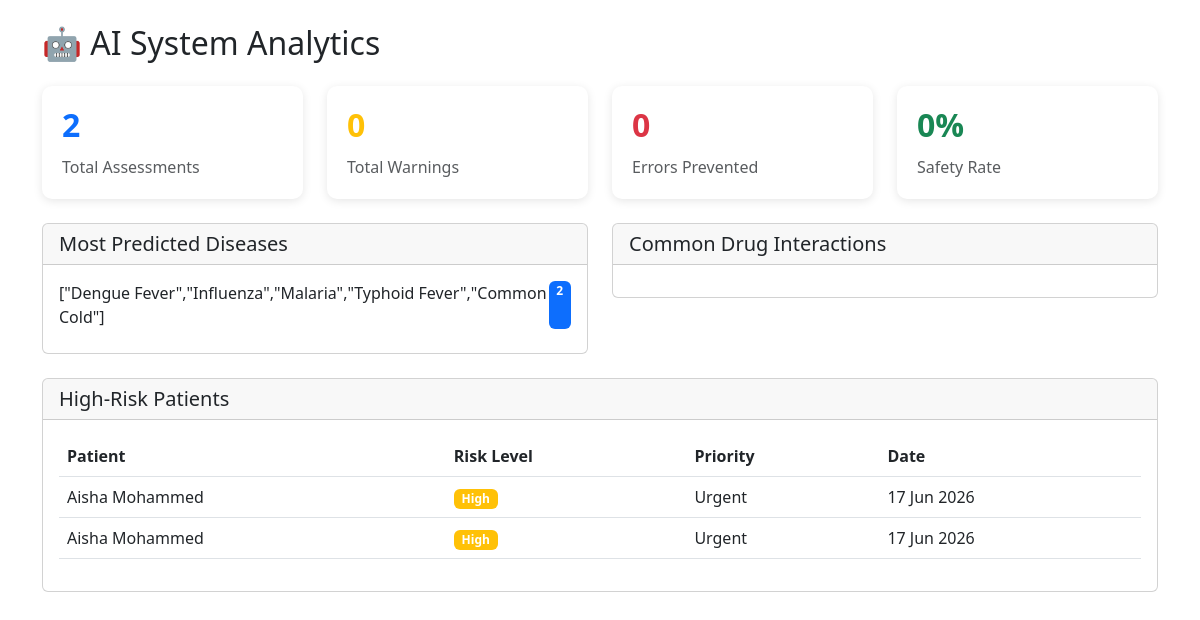
Screenshot of /admin/ai_analytics.php (signed in) with the database file from the repository.
### tables this page shows
CREATE TABLE `patient_assessments` (
  `id` int(11) NOT NULL,
  `patient_id` int(11) NOT NULL,
  `assessment_date` timestamp NOT NULL DEFAULT current_timestamp(),
  `symptoms_text` text DEFAULT NULL,
  `age` int(11) DEFAULT NULL,
  `gender` enum('Male','Female') DEFAULT NULL,
  `weight_kg` decimal(5,2) DEFAULT NULL,
  `medical_conditions` text DEFAULT NULL,
  `allergies` text DEFAULT NULL,
  `current_medications` text DEFAULT NULL,
  `predicted_diseases` text DEFAULT NULL,
  `confidence_scores` text DEFAULT NULL,
  `risk_level` enum('Low','Medium','High','Critical') DEFAULT NULL,
  `recommended_department` varchar(100) DEFAULT NULL,
  `priority_status` enum('Normal','Urgent','Critical') DEFAULT 'Normal',
  `doctor_reviewed` tinyint(1) DEFAULT 0,
  `doctor_notes` text DEFAULT NULL
);

CREATE TABLE `patients` (
  `id` int(11) NOT NULL,
  `name` varchar(100) NOT NULL,
  `age` int(11) DEFAULT NULL,
  `gender` enum('Male','Female') NOT NULL,
  `phone` varchar(15) DEFAULT NULL,
  `address` text DEFAULT NULL,
  `allergies` text DEFAULT NULL,
  `medical_conditions` text DEFAULT NULL,
  `patient_status` enum('Stable','Critical','Recovering','Discharged','Pending') DEFAULT 'Pending',
  `reg_date` timestamp NOT NULL DEFAULT current_timestamp()
);

### admin/ai_analytics.php (the view, shortened to what this page needs)
<?php
include '../config/db.php';
$total_assessments = $conn->query("SELECT COUNT(*) as total FROM patient_assessments")->fetch_assoc()['total'] ?? 0;
$total_warnings = $conn->query("SELECT COUNT(*) as total FROM prescription_warnings")->fetch_assoc()['total'] ?? 0;
$prevented_errors = $conn->query("SELECT COUNT(*) as total FROM prescription_warnings WHERE severity IN ('Critical', 'Severe')")->fetch_assoc()['total'] ?? 0;
$top_diseases = $conn->query("SELECT predicted_diseases, COUNT(*) as count FROM patient_assessments GROUP BY predicted_diseases ORDER BY count DESC LIMIT 5");
$high_risk = $conn->query("SELECT pa.*, p.name as patient_name FROM patient_assessments pa JOIN patients p ON pa.patient_id = p.id WHERE pa.risk_level IN ('High', 'Critical') ORDER BY pa.assessment_date DESC LIMIT 10");
?>
<!DOCTYPE html>
<html lang="en">
<head>
    <link href="https://cdn.jsdelivr.net/npm/bootstrap@5.3.0/dist/css/bootstrap.min.css" rel="stylesheet">
</head>
<body>
    <div class="container py-4">
        <h2 class="mb-4">🤖 AI System Analytics</h2>
        <div class="row mb-4">
            <div class="col-md-3">
                <div class="stat-card primary">
                    <h3><?= $total_assessments ?></h3>
                    <p class="text-muted mb-0">Total Assessments</p>
                </div>
            </div>
            <div class="col-md-3">
                <div class="stat-card warning">
                    <h3><?= $total_warnings ?></h3>
                    <p class="text-muted mb-0">Total Warnings</p>
                </div>
            </div>
            <div class="col-md-3">
                <div class="stat-card danger">
                    <h3><?= $prevented_errors ?></h3>
                    <p class="text-muted mb-0">Errors Prevented</p>
                </div>
            </div>
            <div class="col-md-3">
                <div class="stat-card success">
                    <h3><?= $total_assessments > 0 ? round(($prevented_errors / max($total_warnings, 1)) * 100, 1) : 0 ?>%</h3>
                    <p class="text-muted mb-0">Safety Rate</p>
                </div>
            </div>
        </div>
        <div class="row">
            <div class="col-md-6">
                <div class="card mb-4">
                    <div class="card-header">
                        <h5 class="mb-0">Most Predicted Diseases</h5>
                    </div>
                    <div class="card-body">
                        <?php while($disease = $top_diseases->fetch_assoc()): ?>
                        <div class="d-flex justify-content-between mb-2">
                            <span><?= htmlspecialchars($disease['predicted_diseases']) ?></span>
                            <span class="badge bg-primary"><?= $disease['count'] ?></span>
                        </div>
                        <?php endwhile; ?>
                    </div>
                </div>
            </div>
            <div class="col-md-6">
                <div class="card mb-4">
                    <div class="card-header">
                        <h5 class="mb-0">Common Drug Interactions</h5>
                    </div>
                    <div class="card-body">
                    </div>
                </div>
            </div>
        </div>
        <div class="card">
            <div class="card-header">
                <h5 class="mb-0">High-Risk Patients</h5>
            </div>
            <div class="card-body">
                <table class="table">
                    <thead>
                        <tr>
                            <th>Patient</th>
                            <th>Risk Level</th>
                            <th>Priority</th>
                            <th>Date</th>
                        </tr>
                    </thead>
                    <tbody>
                        <?php while($patient = $high_risk->fetch_assoc()): ?>
                        <tr>
                            <td><?= htmlspecialchars($patient['patient_name']) ?></td>
                            <td><span class="badge bg-<?= $patient['risk_level'] == 'Critical' ? 'danger' : 'warning' ?>"><?= $patient['risk_level'] ?></span></td>
                            <td><?= $patient['priority_status'] ?></td>
                            <td><?= date('d M Y', strtotime($patient['assessment_date'])) ?></td>
                        </tr>
                        <?php endwhile; ?>
                    </tbody>
                </table>
            </div>
        </div>
    </div>
</body>
</html>

### admin/ai_analytics.php (style rules this page uses)
.stat-card { background: white; border-radius: 10px; padding: 20px; box-shadow: 0 2px 10px rgba(0,0,0,0.1); }
.stat-card h3 { font-size: 32px; font-weight: bold; margin-bottom: 10px; }
.stat-card.primary h3 { color: #0d6efd; }
.stat-card.success h3 { color: #198754; }
.stat-card.warning h3 { color: #ffc107; }
.stat-card.danger h3 { color: #dc3545; }

### rows the page displays
patient_assessments: patient.name "Aisha Mohammed", risk_level "High", priority_status "Urgent", assessment_date "17 Jun 2026"
patient_assessments: patient.name "Aisha Mohammed", risk_level "High", priority_status "Urgent", assessment_date "17 Jun 2026"

### other values shown
$total_assessments "2"
$total_warnings "0"
$prevented_errors "0"
$disease['predicted_diseases'] "[\"Dengue Fever\",\"Influenza\",\"Malaria\",\"Typhoid Fever\",\"Common Cold\"]"
$disease['count'] "2"
